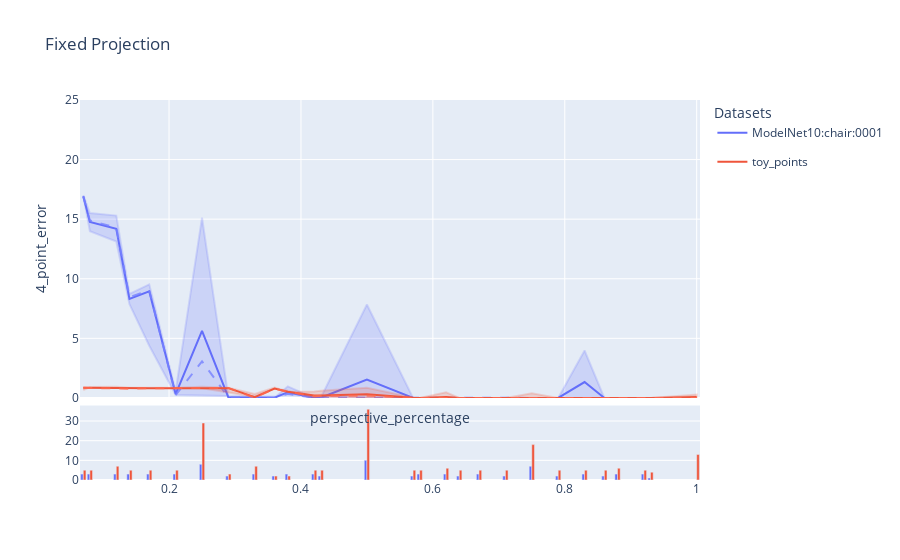

Source (notebook cell):
### Code cell
plot_loss(
        plot_df[plot_df['variable projection'] == False],
        y = '4_point_error',
        x = 'perspective_percentage',
        title = "Fixed Projection",
    )
